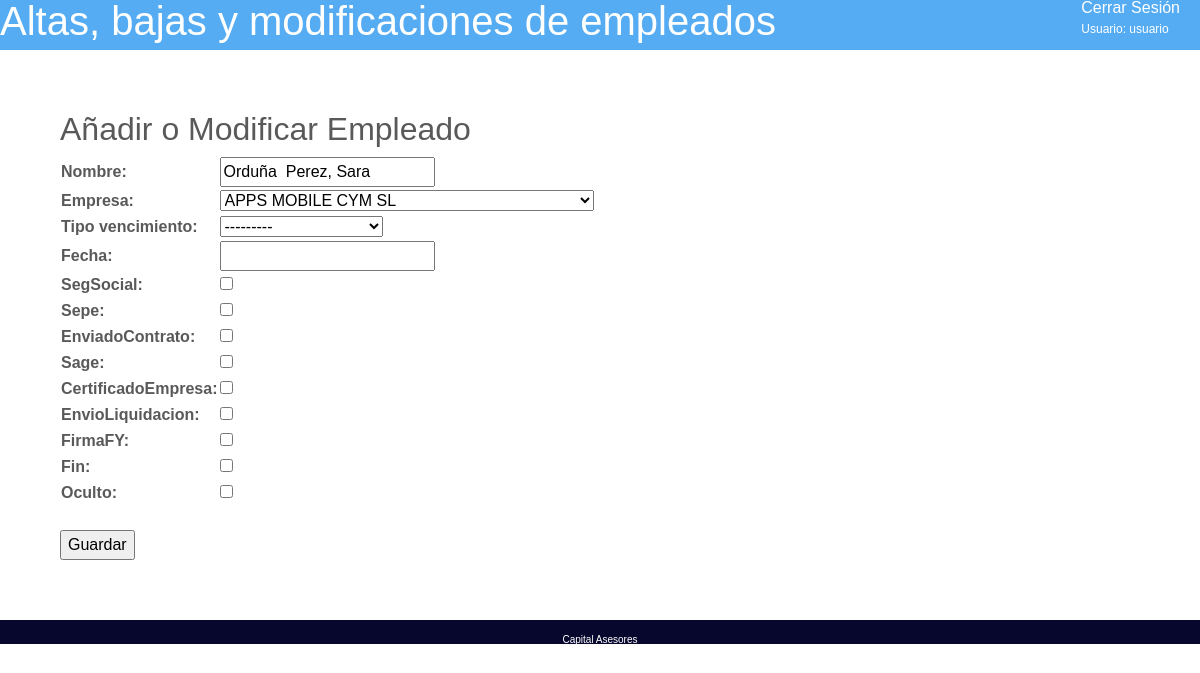
Page /updateEmpleado/98 (signed in) on the earlier database version.
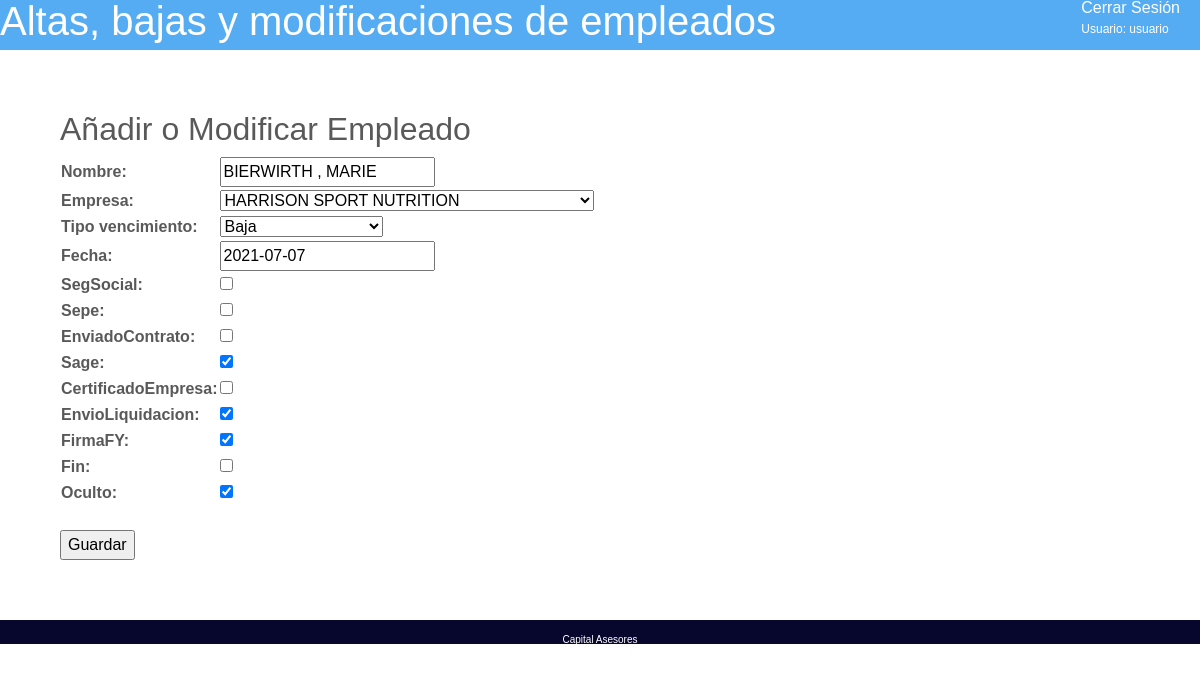
Same page on the later database version.
### nucleo/models.py (models this page shows, shortened)
class Empleado (models.Model):
    nombre = models.CharField(max_length=100)
    empresa=models.ForeignKey(Empresa, verbose_name="Empresa", on_delete=models.CASCADE, related_name='empresa')
    class Vencimientos(models.TextChoices):
        ALTA = 'ALTA'
        BAJA = 'BAJA'
        BAJA51 = 'BAJA 51'
        BAJA93 = 'BAJA 93'
        BAJA85= 'BAJA 85'
        BAJA91 = 'BAJA 91'
        BAJA53 = 'BAJA 53'
        BAJA94 = 'BAJA 94'
        BAJA54 = 'BAJA 54'
        REDUCCION_JORNADA = 'REDUCCIÓN DE JORNADA'
        AMPLIACION_JORNADA = 'AMPLIACIÓN DE JORNADA'
        INACTIVIDAD = 'INACTIVIDAD'
        TRANSFORMACION = 'TRANSFORMACIÓN'
        PRORROGA = 'PROROGA'
        DESAFECTACION = 'DESAFECTACIÓN'
        LLAMAMIENTO = 'LLAMAMIENTO'
        BAJA_Y_ALTA = 'BAJA Y ALTA'
    tipo_vencimiento = models.CharField(max_length=25, choices=Vencimientos.choices, blank=True, default='BAJA')
    fecha=models.DateField(null=True, blank = True)
    segSocial=models.BooleanField(default=False)
    sepe=models.BooleanField(default=False)
    enviadoContrato=models.BooleanField(default=False)
    sage=models.BooleanField(default=False)
    certificadoEmpresa=models.BooleanField(default=False)
    envioLiquidacion=models.BooleanField(default=False)
    firmaFY=models.BooleanField(default=False)
    fin=models.BooleanField(default=False)
    oculto=models.BooleanField(default=False)
    class Meta:
        ordering = ['fecha']

class Empresa (models.Model):
    nombre = models.CharField(max_length=50, unique=True)
    class Asesores(models.TextChoices):
        Elena = 'Elena'
        JoseLuis = 'JoseLuis'
        Carmen = 'Carmen'
        Maria = 'Maria'
        Sara = 'Sara'
    asesor=models.CharField(max_length=25, choices=Asesores.choices, null=True, default="")
    class Meta:
        ordering = ['nombre']
    def __str__(self):
        return self.nombre

### nucleo/views.py (the view)
# urls.py: path('updateEmpleado/<int:pk>',views.EmpleadoUpdateView.as_view(), name="updateEmpleado"),
@method_decorator([login_required], name='dispatch')
class EmpleadoUpdateView(UpdateView):
    model=Empleado
    fields=['nombre', 'empresa', 'tipo_vencimiento', 'fecha', 'segSocial', 'sepe', 'enviadoContrato', 'sage', 'certificadoEmpresa', 'envioLiquidacion', 'firmaFY', 'fin', 'oculto']
    success_url="/empleados"

### nucleo/templates/nucleo/empleado_form.html (shortened to what this page needs)
{% extends "nucleo/base.html" %}
{% block content %}
<section class="body">
<h2>Añadir o Modificar Empleado</h2>
<form action="" method="POST">
  <table>
    {{form.as_table}}
  </table>
    <input type="submit" value="Guardar"/>
    </form>
</section>
    {% endblock %}

Differences in the rows shown:
changed Empleado: nombre "Orduña Perez, Sara" → "BIERWIRTH , MARIE"
Other differences:
form field empresa: "APPS MOBILE CYM SL" → "HARRISON SPORT NUTRITION"
form field tipo_vencimiento: "---------" → "Baja"
form field fecha: (not shown) → "2021-07-07"
form field sage: "☐" → "☑"
form field envioLiquidacion: "☐" → "☑"
form field firmaFY: "☐" → "☑"
form field oculto: "☐" → "☑"
